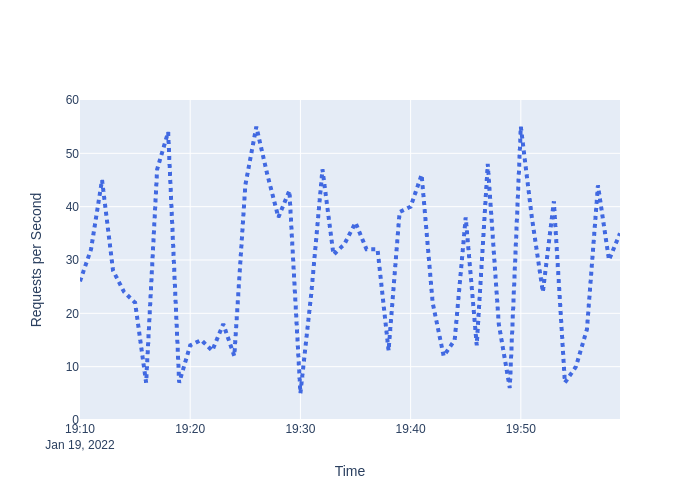

Write Python code to recreate this figure.
import plotly.graph_objects as go
import random 
import os

base_dir = os.path.dirname(__file__)

date_times_by_minute = [f'2022-01-19 19:{i}:00' for i in range(0, 60)]
requests_per_second = [
   # Traffic jumps between 5 and 55 requests per second for an hour
    *[random.randint(5, 55) for i in range(0, 60)],
]


fig = go.Figure()
# Create and style traces
fig.add_trace(go.Scatter(x=date_times_by_minute, y=requests_per_second, name='Average Requests per Second',
                         line=dict(color='royalblue', width=4, dash='dot')))
fig.update_yaxes(anchor="x", range=[0, 60], title_text="Requests per Second")
fig.update_xaxes(title_text="Time")
fig.write_image(f"{base_dir}/unstable_traffic_chart.png")
